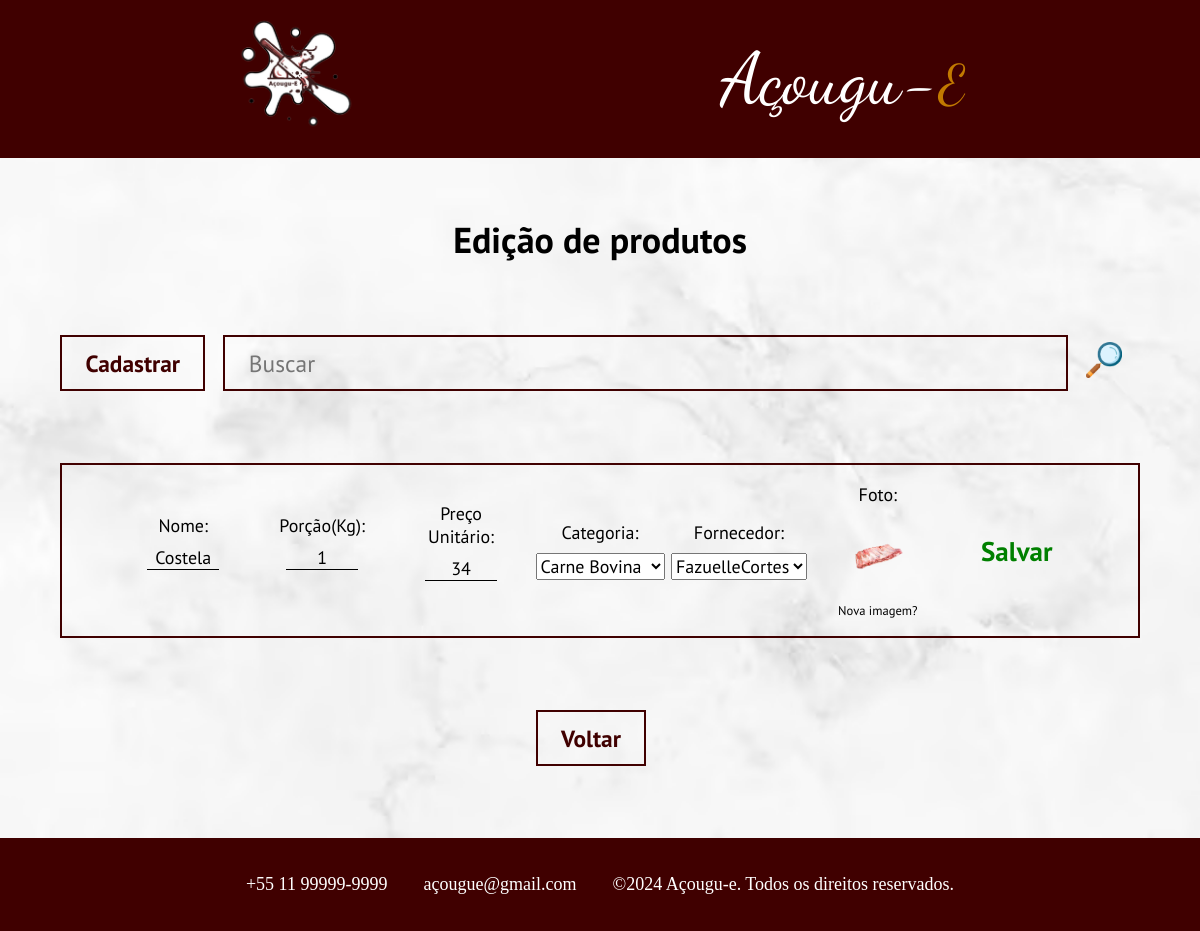
Page /view/editarProduto.php?id=97 (signed in) on the committed database.
### tables this page shows
CREATE TABLE `estoque` (
  `ProdutoId` int(11) NOT NULL,
  `NomeProduto` varchar(120) NOT NULL,
  `PorcaoUnidadeKg` float NOT NULL,
  `PrecoUnitario` float NOT NULL,
  `CategoriaId` int(11) NOT NULL,
  `FornecedorId` int(11) NOT NULL,
  `fotoProduto` varchar(100) NOT NULL
);

### control/produtoControl.php (called while the page is built, shortened)
<?php
    include_once "../model/produtoModel.php";
    include_once "../factory/conexao.php";
    class Produto{
        private $produtoModel;
        public function __construct() {
            $conn = new ConexaoBanco();
            $this->produtoModel = new ProdutoModel($conn);
        }
        public function listarPorId($id){
            return $this->produtoModel->listarPorId($id);
        }
    }
?>

### factory/conexao.php (called while the page is built)
<?php
    class ConexaoBanco{
        public static $usuario = "root";
        public static $senha = "";
        public static $connect = null;
        private static function Conectar(){
            try {
                self::$connect = new PDO('mysql:
                host=localhost;
                dbname=dbprojeto;',
                self::$usuario,self::$senha);
            } catch (Exception $ex) {
                echo 'Mensagem: ' .$ex->getMessage();
                die;
            }
            return self::$connect;
        }
        public function getConn(){
            return self::Conectar();
        }
    }

### model/produtoModel.php (called while the page is built, shortened)
<?php
    include_once "../factory/conexao.php";
    class ProdutoModel{
        private $conn;
        public function __construct($conexao) {
            $this->conn = $conexao->getConn();
        }
       public function listarPorId($id){
            $query = "SELECT * FROM estoque WHERE ProdutoId=:id";
            $selecaoPorId = $this->conn->prepare($query);
            $selecaoPorId->bindParam(':id',$id,PDO::PARAM_STR);
            $selecaoPorId->execute();
            return $selecaoPorId->fetchAll(PDO::FETCH_ASSOC);
        }
    }
?>

### view/editarProduto.php (the view, shortened to what this page needs)
<?php
    include_once "../control/produtoControl.php";
    $dadosProdutos = new Produto;
    $id = isset($_GET['id']) ? $_GET['id'] : null;
    $produtos = $dadosProdutos->listarPorId($id);
?>
<!DOCTYPE html>
<html lang="pt-br">
<head>
    <link rel="stylesheet" href="../css/editarProduto.css">
</head>
<body>
    <header class="cabecalho">
        <nav class="cabecalho__navegacao">
            <a href="vitrine.php"><img class="cabecalho__navegacao__logo" src="../img/logo.png" alt="Logo Açougu-E"></a>
            <span class="cabecalho__navegacao__Marca">Açougu-<span class="cabecalho__navegacao__Marca__Estilo">E</span></span>
        </nav>
    </header>
    <main class="container">
        <section class="container__conteudo">
            <h1 class="container__conteudo__titulo">Edição de produtos</h1>
            <div class="container__conteudo__centralizar">
                <form class="container__conteudo__centralizar__pesquisa" action="listarProdutoNome.php" method="POST">
                    <a class="container__conteudo__centralizar__cadastro" href="cadastrarProduto.php">Cadastrar</a>
                    <input class="container__conteudo__centralizar__pesquisa__input" type="text" name="cxNomeProduto" placeholder="Buscar">
                    <button class="container__conteudo__centralizar__pesquisa__button"><img class="container__conteudo__centralizar__pesquisa__imagem" src="../img/pesquisar.png" alt="Imagem Lupa"></button>
                </form>
            </div>
            <form id="formEditarProduto" action="../model/editarProduto.php" method="POST" enctype="multipart/form-data">
                <div class="container__conteudo__auxiliar">
                    <?php if (!empty($produtos)): ?>
                        <?php foreach($produtos as $produto): ?>
                            <section class="container__conteudo__produtos">
                                <div class="container__conteudo__produtos__divisoes">
                                    <label class="container__conteudo__produtos__divisoes__titulo">Nome:</label>
                                    <input class="container__conteudo__produtos__divisoes__input" type="text" name="cxNome" value="<?php echo ($produto['NomeProduto']); ?>" required>
                                </div>
                                <div class="container__conteudo__produtos__divisoes">
                                    <label class="container__conteudo__produtos__divisoes__titulo">Porção(Kg):</label>
                                    <input class="container__conteudo__produtos__divisoes__input" type="text" name="cxPorcao" value="<?php echo ($produto['PorcaoUnidadeKg']); ?>" required>
                                </div>
                                <div class="container__conteudo__produtos__divisoes">
                                    <label class="container__conteudo__produtos__divisoes__titulo">Preço Unitário:</label>
                                    <input class="container__conteudo__produtos__divisoes__input" type="text" name="cxPreco" value="<?php echo ($produto['PrecoUnitario']); ?>" required>
                                </div>
                                <div class="container__conteudo__produtos__divisoes">
                                    <label class="container__conteudo__produtos__divisoes__titulo">Categoria:</label>
                                    <select name="cxCategoria" required>
                                        <option value="2" <?php echo ($produto['CategoriaId'] == 2) ? 'selected' : ''; ?>>Carne Bovina</option>
                                    </select>
                                </div>
                                <div class="container__conteudo__produtos__divisoes">
                                    <label class="container__conteudo__produtos__divisoes__titulo">Fornecedor:</label>
                                    <select id="cargo" name="cxFornecedor" required>
                                        <option value="2" <?php echo ($produto['FornecedorId'] == 2) ? 'selected' : ''; ?>>FazuelleCortes</option>
                                    </select>
                                </div>
                                <div class="container__conteudo__produtos__divisoes">
                                    <label class="container__conteudo__produtos__divisoes__titulo">Foto:</label>
                                    <div class="custom-file-input">
                                        <label class="container__conteudo__produtos__divisoes__titulo__file" for="fotoProduto">
                                            <img id="imagemProduto" class="container__conteudo__produtos__divisoes__titulo__file_imagem" src="../img/<?php echo ($produto['fotoProduto']); ?>" alt="Upload">
                                        </label>
                                        <span id="nomeImagem" class="container__conteudo__produtos__divisoes__texto" for="fotoProduto"><?php echo ($produto['fotoProduto'] == true) ? 'Nova imagem?' : ''; ?></span>
                                    </div>
                                </div>
                                <div class="container__conteudo__produtos__divisoes">
                                    <div>
                                    <button class="container__conteudo__produtos__divisoes__button">Salvar</button>
                                    </div>
                                </div>
                            </section>
                        <?php endforeach; ?>
                    <?php else:?>
                        <p class="container__conteudo__auxiliar__semproduto">Nenhum produto encontrado para edição.</p>
                    <?php endif;?>
                    <button class="container__conteudo__auxiliar__voltar"><a class="container__conteudo__auxiliar__voltar_link" href="gerenciarProduto.php">Voltar</a></button>
                </div>
            </form>
        </section>
    </main>
    <footer class="footer">
        <div class="footer__centralizar">
            <span class="footer__centralizar__conteudo">+55 11 99999-9999 </span>
            <span class="footer__centralizar__conteudo">açougue@gmail.com</span>
            <span class="footer__centralizar__conteudo">©2024 Açougu-e. Todos os direitos reservados.</span>
        </div>
    </footer>
</body>
</html>

### rows in the picture
estoque: cxNome "Costela", cxPorcao "1", cxPreco "34", cxCategoria "Carne Bovina", cxFornecedor "FazuelleCortes", fotoProduto (picture), shows "Nova imagem?"
